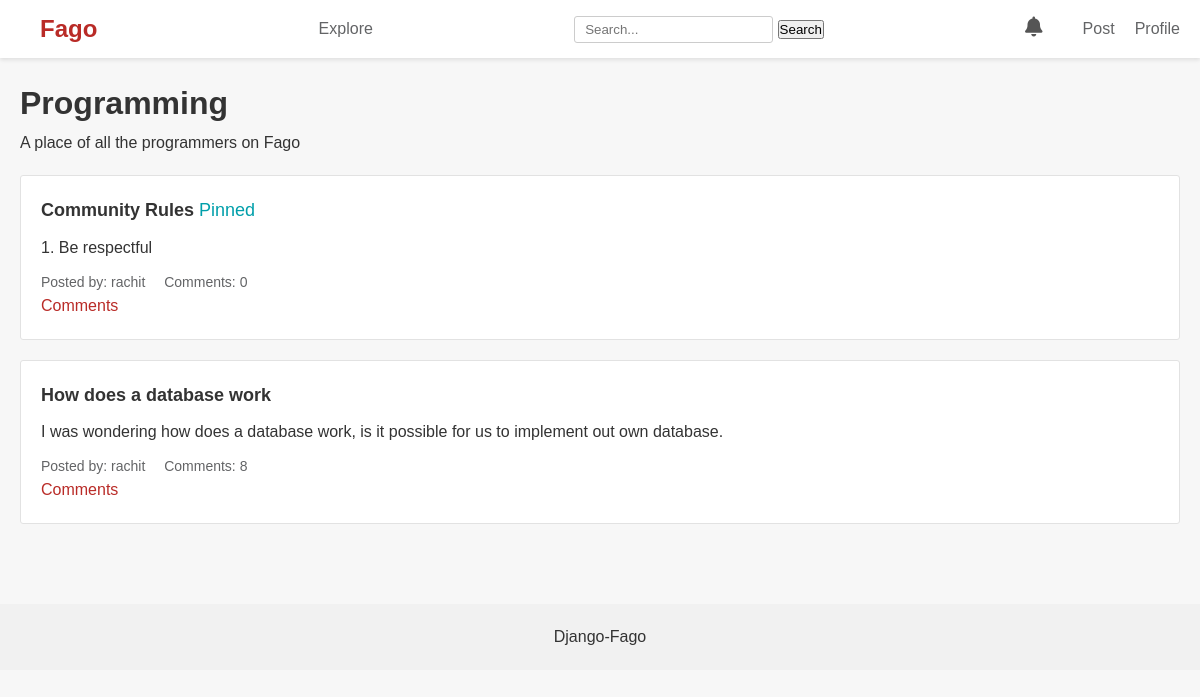
The page /c/Programming (signed in) on the database its author committed.
### communities/models.py (models this page shows, shortened)
class Community(models.Model):
    name = models.CharField(max_length=100, unique=True)
    description = models.TextField()
    owner = models.ForeignKey(User, on_delete=models.SET_NULL, null=True)
    members = models.ManyToManyField(User, related_name='communities')

### posts/models.py (models this page shows, shortened)
class Post(models.Model):
    title = models.CharField(max_length=255)
    content = models.TextField()
    image = models.ImageField(upload_to=settings.POSTS_PICS_DIR,
                              blank=True,
                              null=True)
    author = models.ForeignKey(User, on_delete=models.CASCADE)
    posted_at = models.DateTimeField(timezone.now, default=timezone.now)
    community = models.ForeignKey(Community, related_name='posts', on_delete=models.CASCADE, default=None, null=True)
    pinned = models.BooleanField(default=False)

### communities/views.py (the view)
# urls.py: path('<str:community>', views.community, name='community'),
def community(request, community):
    community = get_object_or_404(Community, name=community)
    posts = community.posts.filter(pinned=False).all()
    pinned_posts = community.posts.filter(pinned=True).all()
    members = community.members.all()
    context = {
        'community': community,
        'members': members,
        'posts': posts,
        'pinned_posts': pinned_posts,
    }
    return render(request, 'communities/community.html', context=context)

### communities/templates/communities/community.html (shortened to what this page needs)
{% extends 'posts/base.html' %}
{% block content %}
<main class="container">
    <div class="community-header">
        <h1>{{ community.name }}</h1>
        <p>{{ community.description }}</p>
    </div>
    <div class="posts">
        {% for post in pinned_posts %}
        <div class="post">
            <h2>{{ post.title }} <span class="special">Pinned</span></h2>
            <p>{{ post.content }}</p>
            <div class="post-meta">
                <span>Posted by: {{ post.author }}</span>
                <span>Comments: {{ post.comment_set.count }}</span>
            </div>
            <a href="{% url 'read-post' post.id %}" class="hi">Comments</a>
        </div>
        {% endfor %}
        {% for post in posts %}
        <div class="post">
            <h2>{{ post.title }}</h2>
            <p>{{ post.content }}</p>
            <div class="post-meta">
                <span>Posted by: {{ post.author }}</span>
                <span>Comments: {{ post.comment_set.count }}</span>
            </div>
            <a href="{% url 'read-post' post.id %}" class="hi">Comments</a>
        </div>
        {% endfor %}
    </div>
</main>
{% endblock %}

### static/css/style.css (style rules this page uses)
* { margin: 0; padding: 0; box-sizing: border-box; }
body { font-family: Arial, sans-serif; line-height: 1.6; color: #333; background-color: #f7f7f7; }
.container { max-width: 1200px; margin: 0 auto; padding: 20px; }
.posts { margin-top: 20px; }
.post { background-color: #fff; border: 1px solid #e2e2e2; border-radius: 3px; padding: 20px; margin-bottom: 20px; }
.post h2 { font-size: 18px; margin-bottom: 10px; }
.post-meta { font-size: 14px; color: #636466; margin-top: 10px; }
.post-meta span { margin-right: 15px; }
.hi { text-decoration: none; color: #b92b27; }
.special { color: #009faa; font-weight: lighter; }

### rows shown on the page
Community: name "Programming", description "A place of all the programmers on Fago"
Post: title "Community Rules", content "1. Be respectful", author "rachit", comment_set.count "0"
Post: title "How does a database work", content "I was wondering how does a database work, is it possible for us to implement out own database.", author "rachit", comment_set.count "8"
